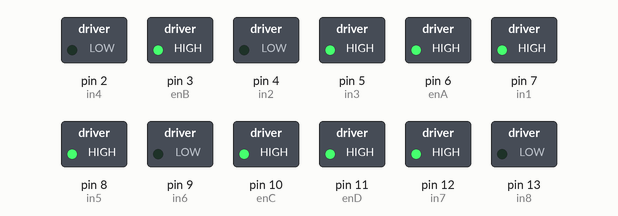
This sketch was run on a simulated Arduino Uno, built with avr-gcc and run on an emulated ATmega328P. On the bench: switched loads named in the sketch (green lamp = pin HIGH).

Above: at 0.1 s.
At 30.1 s:
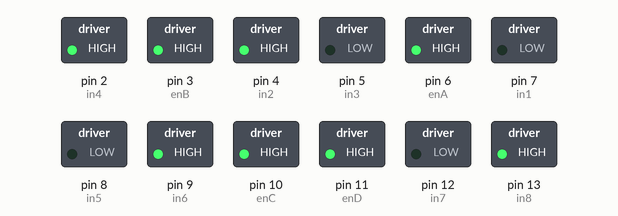
Timing chart, 0 to 31.6 s (numbered marks = the images above):
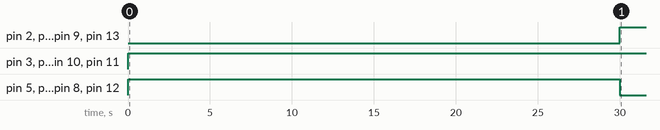

Measured:
- by itself, pin 2 (in4), pin 4 (in2), pin 9 (in6), pin 13 (in8): LOW → HIGH at 30.0 s
- by itself, pin 3 (enB), pin 6 (enA), pin 10 (enC), pin 11 (enD): LOW → HIGH at 0.00 s
- by itself, pin 5 (in3), pin 7 (in1), pin 8 (in5), pin 12 (in7): LOW → HIGH at 0.00 s, → LOW 30.0 s later

The sketch:

4_dc_motor_with_l293d1.ino
```cpp
// Motor A connections
int enA = 6;
int in1 = 7;
int in2 = 4;

// Motor B connections
int enB = 3;
int in3 = 5;
int in4 = 2;

// Motor C connections
int enC = 10;
int in5 = 8;
int in6 = 9;

// Motor D connections
int enD = 11;
int in7 = 12;
int in8 = 13;

void setup() {
    // Set all the motor control pins to outputs
    pinMode(enA, OUTPUT);
    pinMode(enB, OUTPUT);
    pinMode(enC, OUTPUT);
    pinMode(enD, OUTPUT);
    pinMode(in1, OUTPUT);
    pinMode(in2, OUTPUT);
    pinMode(in3, OUTPUT);
    pinMode(in4, OUTPUT);
    pinMode(in5, OUTPUT);
    pinMode(in6, OUTPUT);
    pinMode(in7, OUTPUT);
    pinMode(in8, OUTPUT);

    // Turn off motors - Initial state
    stopMotors();
}

void loop() {
    // 1. Forward for 30 seconds
    moveForward();
    delay(30000);

    // 2. Backward for 1 minute
    moveBackward();
    delay(60000);

    // 3. Alternate right and left for 1 minute
    alternateRightLeft();
}

void moveForward() {
    analogWrite(enA, 255);
    analogWrite(enB, 255);
    analogWrite(enC, 255);
    analogWrite(enD, 255);

    digitalWrite(in1, HIGH);
    digitalWrite(in2, LOW);
    digitalWrite(in3, HIGH);
    digitalWrite(in4, LOW);
    digitalWrite(in5, HIGH);
    digitalWrite(in6, LOW);
    digitalWrite(in7, HIGH);
    digitalWrite(in8, LOW);
}

void moveBackward() {
    analogWrite(enA, 255);
    analogWrite(enB, 255);
    analogWrite(enC, 255);
    analogWrite(enD, 255);

    digitalWrite(in1, LOW);
    digitalWrite(in2, HIGH);
    digitalWrite(in3, LOW);
    digitalWrite(in4, HIGH);
    digitalWrite(in5, LOW);
    digitalWrite(in6, HIGH);
    digitalWrite(in7, LOW);
    digitalWrite(in8, HIGH);
}

void turnRight() {
    analogWrite(enA, 255);
    analogWrite(enB, 255);
    analogWrite(enC, 255);
    analogWrite(enD, 255);

    digitalWrite(in1, HIGH);
    digitalWrite(in2, LOW);
    digitalWrite(in3, HIGH);
    digitalWrite(in4, LOW);
    digitalWrite(in5, LOW);
    digitalWrite(in6, HIGH);
    digitalWrite(in7, LOW);
    digitalWrite(in8, HIGH);
}

void turnLeft() {
    analogWrite(enA, 255);
    analogWrite(enB, 255);
    analogWrite(enC, 255);
    analogWrite(enD, 255);

    digitalWrite(in1, LOW);
    digitalWrite(in2, HIGH);
    digitalWrite(in3, LOW);
    digitalWrite(in4, HIGH);
    digitalWrite(in5, HIGH);
    digitalWrite(in6, LOW);
    digitalWrite(in7, HIGH);
    digitalWrite(in8, LOW);
}

void stopMotors() {
    digitalWrite(in1, LOW);
    digitalWrite(in2, LOW);
    digitalWrite(in3, LOW);
    digitalWrite(in4, LOW);
    digitalWrite(in5, LOW);
    digitalWrite(in6, LOW);
    digitalWrite(in7, LOW);
    digitalWrite(in8, LOW);
}

void alternateRightLeft() {
    unsigned long startTime = millis();
    while (millis() - startTime < 60000) { // Run for 1 minute
        turnRight();
        delay(1000); // Turn right for 1 second
        stopMotors();
        delay(500);  // Pause for 0.5 seconds
        turnLeft();
        delay(1000); // Turn left for 1 second
        stopMotors();
        delay(500);  // Pause for 0.5 seconds
    }
}
```
